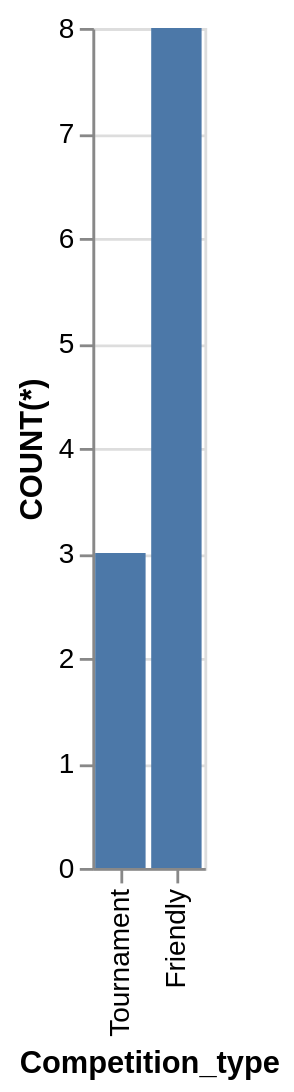

Vega-Lite specification for this chart:
### Vega-Lite specification from a JSON file in a GitHub repository (floating-point values rounded to 4 significant figures)
{"data": {"values": [{"x_data": "Tournament", "y_data": 3}, {"x_data": "Friendly", "y_data": 8}]}, "mark": "bar", "encoding": {"x": {"field": "x_data", "type": "nominal", "title": "Competition_type", "sort": "descending"}, "y": {"field": "y_data", "type": "quantitative", "title": "COUNT(*)"}}}
